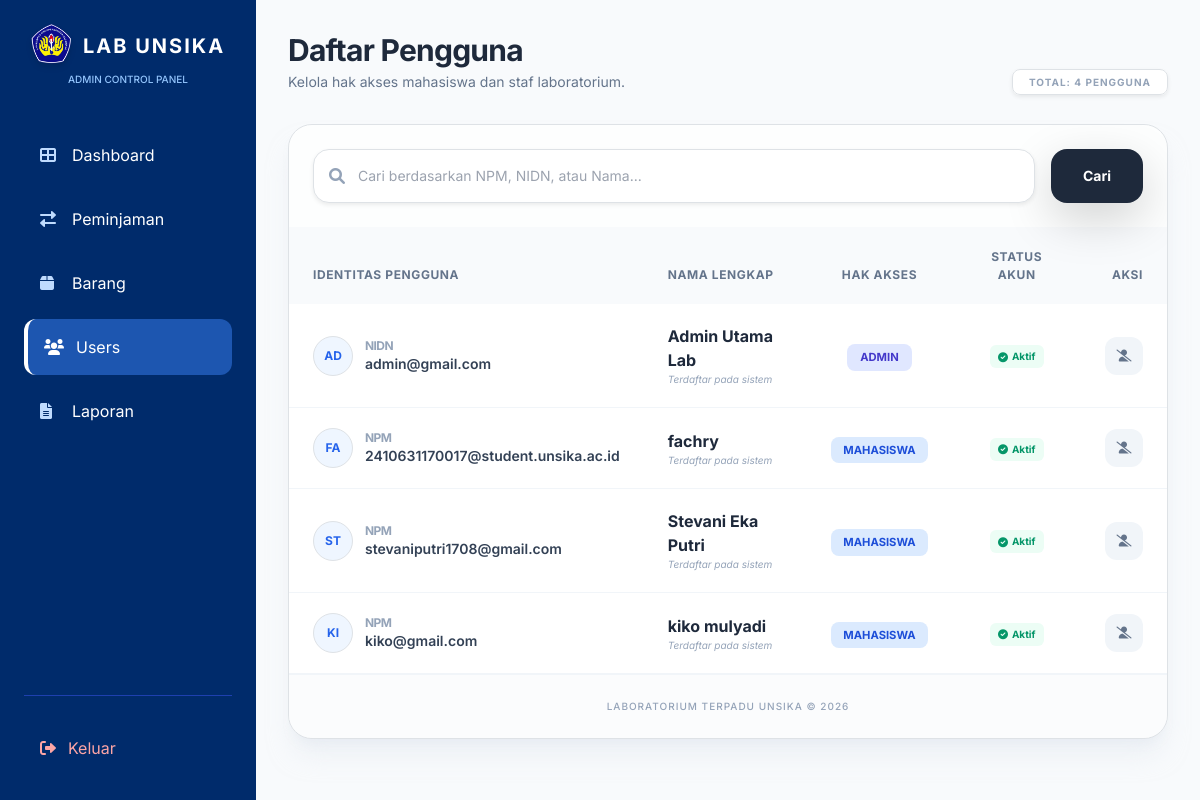
The app's page /users_admin.php with its own data.
### tables this page shows
CREATE TABLE `users` (
  `id` int(11) NOT NULL,
  `nama_lengkap` varchar(100) NOT NULL,
  `username` varchar(50) NOT NULL,
  `password` varchar(255) NOT NULL,
  `npm` varchar(20) DEFAULT NULL,
  `jurusan` varchar(50) DEFAULT NULL,
  `role` enum('mahasiswa','admin','dosen') DEFAULT 'mahasiswa',
  `created_at` timestamp NOT NULL DEFAULT current_timestamp()
);

### users_admin.php (the view, shortened to what this page needs)
<?php include '../koneksi.php';
$query_user = mysqli_query($conn, "SELECT * FROM users ORDER BY role DESC");
?>
<!DOCTYPE html>
<html lang="id">
<head>
    <link href="https://cdn.jsdelivr.net/npm/bootstrap@5.0.2/dist/css/bootstrap.min.css" rel="stylesheet">
    <link href="https://cdnjs.cloudflare.com/ajax/libs/font-awesome/6.0.0/css/all.min.css" rel="stylesheet">
    <script src="https://cdn.tailwindcss.com"></script>
</head>
<body class="bg-slate-50">
    <div class="flex min-h-screen">
        <aside class="w-64 bg-[#002B6B] text-white p-6 hidden lg:flex flex-col sticky top-0 h-screen">
            <div class="mb-10 text-center flex flex-col items-center">
                <div class="flex items-center justify-center space-x-3">
                    <img src="../image/logo.png" alt="UNSIKA Logo" class="w-10 h-10 drop-shadow-md">
                    <h1 class="text-xl font-bold uppercase tracking-widest mt-1">Lab UNSIKA</h1>
                </div>
                <p class="text-[10px] text-blue-300 font-medium mt-2">ADMIN CONTROL PANEL</p>
            </div>
            <nav class="space-y-2 flex-grow">
                <a href="dashboard_admin.php" class="sidebar-link flex items-center space-x-3 p-3 rounded-xl hover:bg-blue-700/30 transition">
                    <i class="fas fa-th-large w-5 text-blue-200"></i> <span>Dashboard</span>
                </a>
                <a href="data_pemijaman.php" class="sidebar-link flex items-center space-x-3 p-3 rounded-xl hover:bg-blue-700/30 transition">
                    <i class="fas fa-exchange-alt w-5 text-blue-200"></i> <span>Peminjaman</span>
                </a>
                <a href="barang_admin.php" class="sidebar-link flex items-center space-x-3 hover:bg-blue-700/30 p-3 rounded-xl transition">
                    <i class="fas fa-box w-5 text-blue-200"></i> <span>Barang</span>
                </a>
                <a href="users_admin.php" class="sidebar-link active flex items-center space-x-3 p-3 rounded-xl transition">
                    <i class="fas fa-users w-5 text-white"></i> <span>Users</span>
                </a>
                <a href="laporan_admin.php" class="sidebar-link flex items-center space-x-3 hover:bg-blue-700/30 p-3 rounded-xl transition">
                    <i class="fas fa-file-alt w-5 text-blue-200"></i> <span>Laporan</span>
                </a>
            </nav>
            <div class="pt-6 border-t border-blue-800">
                <a href="../logout.php" class="flex items-center space-x-3 text-red-300 hover:text-red-100 p-3 transition">
                    <i class="fas fa-sign-out-alt"></i> <span>Keluar</span>
                </a>
            </div>
        </aside>
        <main class="flex-1 p-8">
            <div class="mb-8 flex justify-between items-end">
                <div>
                    <h1 class="text-3xl font-bold text-slate-800 tracking-tight">Daftar Pengguna</h1>
                    <p class="text-slate-500 text-sm mt-1">Kelola hak akses mahasiswa dan staf laboratorium.</p>
                </div>
                <div class="text-right">
                    <span class="text-[10px] font-bold text-slate-400 uppercase tracking-widest bg-white border px-3 py-1.5 rounded-lg shadow-sm">
                        Total: <?php echo mysqli_num_rows($query_user); ?> Pengguna
                    </span>
                </div>
            </div>
            <div class="bg-white rounded-3xl shadow-xl shadow-slate-200/50 border border-slate-100 overflow-hidden">
                <div class="p-6 border-b border-slate-50 bg-slate-50/30">
                    <div class="flex gap-3">
                        <div class="relative flex-grow">
                            <span class="absolute inset-y-0 left-0 pl-4 flex items-center text-slate-400">
                                <i class="fas fa-search"></i>
                            </span>
                            <input type="text" placeholder="Cari berdasarkan NPM, NIDN, atau Nama..."
                                   class="w-full pl-11 pr-4 py-3 bg-white border border-slate-200 rounded-2xl focus:ring-2 focus:ring-blue-500/20 focus:border-blue-500 outline-none transition-all shadow-sm text-sm">
                        </div>
                        <button class="bg-slate-800 hover:bg-slate-900 text-white px-8 py-3 rounded-2xl font-bold text-sm transition shadow-lg shadow-slate-200">
                            Cari
                        </button>
                    </div>
                </div>
                <div class="overflow-x-auto">
                    <table class="table table-hover m-0">
                        <thead>
                            <tr>
                                <th>Identitas Pengguna</th>
                                <th>Nama Lengkap</th>
                                <th class="text-center">Hak Akses</th>
                                <th class="text-center">Status Akun</th>
                                <th class="text-end pr-8">Aksi</th>
                            </tr>
                        </thead>
                        <tbody class="divide-y divide-slate-100">
                            <?php while ($row = mysqli_fetch_array($query_user)) { ?>
                            <tr class="hover:bg-slate-50 transition">
                                <td>
                                    <div class="flex items-center space-x-3">
                                        <div class="w-10 h-10 rounded-full bg-blue-50 flex items-center justify-center text-blue-600 font-bold text-xs border border-blue-100 uppercase">
                                            <?php echo substr($row['nama_lengkap'], 0, 2); ?>
                                        </div>
                                        <div>
                                            <div class="text-xs font-bold text-slate-400 uppercase tracking-tighter"><?php echo ($row['role'] == 'admin') ? 'NIDN' : 'NPM'; ?></div>
                                            <div class="text-sm font-semibold text-slate-700"><?php echo $row['username']; ?></div>
                                        </div>
                                    </div>
                                </td>
                                <td>
                                    <div class="font-bold text-slate-800"><?php echo $row['nama_lengkap']; ?></div>
                                    <div class="text-[10px] text-slate-400 italic">Terdaftar pada sistem</div>
                                </td>
                                <td class="text-center">
                                    <?php
                                        $role = $row['role'];
                                        $roleStyle = ($role == 'admin') ? 'bg-indigo-100 text-indigo-700' : 'bg-blue-100 text-blue-700';
                                    ?>
                                    <span class="role-badge <?php echo $roleStyle; ?>">
                                        <?php echo $role; ?>
                                    </span>
                                </td>
                                <td class="text-center">
                                    <span class="inline-flex items-center text-[10px] font-bold text-emerald-600 bg-emerald-50 px-2 py-1 rounded-md">
                                        <i class="fas fa-check-circle mr-1"></i> Aktif
                                    </span>
                                </td>
                                <td class="text-end pr-8">
                                    <a href="nonaktifkan_user.php?id=<?php echo $row['id']; ?>"
                                       onclick="return confirm('Apakah Anda yakin ingin menonaktifkan pengguna ini?')"
                                       class="btn-action-user" title="Nonaktifkan User">
                                        <i class="fas fa-user-slash text-xs"></i>
                                    </a>
                                </td>
                            </tr>
                            <?php } ?>
                        </tbody>
                    </table>
                </div>
                <div class="p-4 bg-slate-50/50 border-t border-slate-100 text-center">
                    <p class="text-[10px] text-slate-400 font-medium uppercase tracking-widest mb-0">Laboratorium Terpadu UNSIKA &copy; 2026</p>
                </div>
            </div>
        </main>
    </div>
</body>
</html>

### users_admin.php (style rules this page uses)
body { font-family: 'Inter', sans-serif; }
.sidebar-link.active { background: rgba(59, 130, 246, 0.5); border-left: 4px solid #fff; }
.table thead th { font-size: 0.75rem; text-transform: uppercase; letter-spacing: 0.05em; color: #64748b; background-color: #f8fafc; border: none; padding: 1.25rem 1.5rem; }
.table tbody td { vertical-align: middle; padding: 1.25rem 1.5rem; border-color: #f1f5f9; }
.role-badge { font-size: 0.7rem; font-weight: 700; padding: 0.4rem 0.8rem; border-radius: 8px; text-transform: uppercase; }
.btn-action-user { width: 38px; height: 38px; display: inline-flex; align-items: center; justify-content: center; border-radius: 12px; background: #f1f5f9; color: #64748b; transition: all 0.2s ease; }

### records on screen
users: nama_lengkap "AD", shows "NIDN", username "admin@gmail.com", nama_lengkap "Admin Utama Lab", role "ADMIN"
users: nama_lengkap "FA", shows "NPM", username "2410631170017@student.unsika.ac.id", nama_lengkap "fachry", role "MAHASISWA"
users: nama_lengkap "ST", shows "NPM", username "stevaniputri1708@gmail.com", nama_lengkap "Stevani Eka Putri", role "MAHASISWA"
users: nama_lengkap "KI", shows "NPM", username "kiko@gmail.com", nama_lengkap "kiko mulyadi", role "MAHASISWA"

### other values on screen
mysqli_num_rows($query_user) "4"
